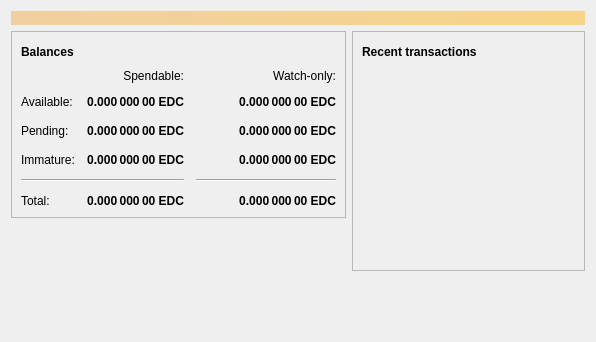
<?xml version="1.0" encoding="UTF-8"?>
<ui version="4.0">
 <class>OverviewPage</class>
 <widget class="QWidget" name="OverviewPage">
  <property name="geometry">
   <rect>
    <x>0</x>
    <y>0</y>
    <width>596</width>
    <height>342</height>
   </rect>
  </property>
  <property name="windowTitle">
   <string>Form</string>
  </property>
  <layout class="QVBoxLayout" name="topLayout">
   <item>
    <widget class="QLabel" name="labelAlerts">
     <property name="visible">
      <bool>false</bool>
     </property>
     <property name="styleSheet">
      <string notr="true">QLabel { background-color: qlineargradient(x1: 0, y1: 0, x2: 1, y2: 0, stop:0 #F0D0A0, stop:1 #F8D488); color:#000000; }</string>
     </property>
     <property name="wordWrap">
      <bool>true</bool>
     </property>
     <property name="margin">
      <number>3</number>
     </property>
     <property name="textInteractionFlags">
      <set>Qt::TextSelectableByMouse</set>
     </property>
    </widget>
   </item>
   <item>
    <layout class="QHBoxLayout" name="horizontalLayout" stretch="1,1">
     <item>
      <layout class="QVBoxLayout" name="verticalLayout_2">
       <item>
        <widget class="QFrame" name="frame">
         <property name="frameShape">
          <enum>QFrame::StyledPanel</enum>
         </property>
         <property name="frameShadow">
          <enum>QFrame::Raised</enum>
         </property>
         <layout class="QVBoxLayout" name="verticalLayout_4">
          <item>
           <layout class="QHBoxLayout" name="horizontalLayout_4">
            <item>
             <widget class="QLabel" name="label_5">
              <property name="font">
               <font>
                <weight>75</weight>
                <bold>true</bold>
               </font>
              </property>
              <property name="text">
               <string>Balances</string>
              </property>
             </widget>
            </item>
            <item>
             <widget class="QPushButton" name="labelWalletStatus">
              <property name="enabled">
               <bool>true</bool>
              </property>
              <property name="maximumSize">
               <size>
                <width>30</width>
                <height>16777215</height>
               </size>
              </property>
              <property name="toolTip">
               <string>The displayed information may be out of date. Your wallet automatically synchronizes with the Educacoin network after a connection is established, but this process has not completed yet.</string>
              </property>
              <property name="text">
               <string/>
              </property>
              <property name="icon">
               <iconset resource="../bitcoin.qrc">
                <normaloff>:/icons/warning</normaloff>
                <disabledoff>:/icons/warning</disabledoff>:/icons/warning</iconset>
              </property>
              <property name="iconSize">
               <size>
                <width>24</width>
                <height>24</height>
               </size>
              </property>
              <property name="flat">
               <bool>true</bool>
              </property>
             </widget>
            </item>
            <item>
             <spacer name="horizontalSpacer_3">
              <property name="orientation">
               <enum>Qt::Horizontal</enum>
              </property>
              <property name="sizeHint" stdset="0">
               <size>
                <width>40</width>
                <height>20</height>
               </size>
              </property>
             </spacer>
            </item>
           </layout>
          </item>
          <item>
           <layout class="QGridLayout" name="gridLayout">
            <property name="spacing">
             <number>12</number>
            </property>
            <item row="2" column="2">
             <widget class="QLabel" name="labelWatchPending">
              <property name="font">
               <font>
                <weight>75</weight>
                <bold>true</bold>
               </font>
              </property>
              <property name="cursor">
               <cursorShape>IBeamCursor</cursorShape>
              </property>
              <property name="toolTip">
               <string>Unconfirmed transactions to watch-only addresses</string>
              </property>
              <property name="text">
               <string notr="true">0.000 000 00 EDC</string>
              </property>
              <property name="alignment">
               <set>Qt::AlignRight|Qt::AlignTrailing|Qt::AlignVCenter</set>
              </property>
              <property name="textInteractionFlags">
               <set>Qt::LinksAccessibleByMouse|Qt::TextSelectableByKeyboard|Qt::TextSelectableByMouse</set>
              </property>
             </widget>
            </item>
            <item row="2" column="1">
             <widget class="QLabel" name="labelUnconfirmed">
              <property name="font">
               <font>
                <weight>75</weight>
                <bold>true</bold>
               </font>
              </property>
              <property name="cursor">
               <cursorShape>IBeamCursor</cursorShape>
              </property>
              <property name="toolTip">
               <string>Total of transactions that have yet to be confirmed, and do not yet count toward the spendable balance</string>
              </property>
              <property name="text">
               <string notr="true">0.000 000 00 EDC</string>
              </property>
              <property name="alignment">
               <set>Qt::AlignRight|Qt::AlignTrailing|Qt::AlignVCenter</set>
              </property>
              <property name="textInteractionFlags">
               <set>Qt::LinksAccessibleByMouse|Qt::TextSelectableByKeyboard|Qt::TextSelectableByMouse</set>
              </property>
             </widget>
            </item>
            <item row="3" column="2">
             <widget class="QLabel" name="labelWatchImmature">
              <property name="font">
               <font>
                <weight>75</weight>
                <bold>true</bold>
               </font>
              </property>
              <property name="cursor">
               <cursorShape>IBeamCursor</cursorShape>
              </property>
              <property name="toolTip">
               <string>Mined balance in watch-only addresses that has not yet matured</string>
              </property>
              <property name="text">
               <string notr="true">0.000 000 00 EDC</string>
              </property>
              <property name="alignment">
               <set>Qt::AlignRight|Qt::AlignTrailing|Qt::AlignVCenter</set>
              </property>
              <property name="textInteractionFlags">
               <set>Qt::LinksAccessibleByMouse|Qt::TextSelectableByKeyboard|Qt::TextSelectableByMouse</set>
              </property>
             </widget>
            </item>
            <item row="4" column="0" colspan="2">
             <widget class="Line" name="line">
              <property name="orientation">
               <enum>Qt::Horizontal</enum>
              </property>
             </widget>
            </item>
            <item row="4" column="2">
             <widget class="Line" name="lineWatchBalance">
              <property name="sizePolicy">
               <sizepolicy hsizetype="Preferred" vsizetype="Fixed">
                <horstretch>0</horstretch>
                <verstretch>0</verstretch>
               </sizepolicy>
              </property>
              <property name="minimumSize">
               <size>
                <width>140</width>
                <height>0</height>
               </size>
              </property>
              <property name="orientation">
               <enum>Qt::Horizontal</enum>
              </property>
             </widget>
            </item>
            <item row="5" column="0">
             <widget class="QLabel" name="labelTotalText">
              <property name="text">
               <string>Total:</string>
              </property>
             </widget>
            </item>
            <item row="3" column="1">
             <widget class="QLabel" name="labelImmature">
              <property name="font">
               <font>
                <weight>75</weight>
                <bold>true</bold>
               </font>
              </property>
              <property name="cursor">
               <cursorShape>IBeamCursor</cursorShape>
              </property>
              <property name="toolTip">
               <string>Mined balance that has not yet matured</string>
              </property>
              <property name="text">
               <string notr="true">0.000 000 00 EDC</string>
              </property>
              <property name="alignment">
               <set>Qt::AlignRight|Qt::AlignTrailing|Qt::AlignVCenter</set>
              </property>
              <property name="textInteractionFlags">
               <set>Qt::LinksAccessibleByMouse|Qt::TextSelectableByKeyboard|Qt::TextSelectableByMouse</set>
              </property>
             </widget>
            </item>
            <item row="2" column="3">
             <spacer name="horizontalSpacer_2">
              <property name="orientation">
               <enum>Qt::Horizontal</enum>
              </property>
              <property name="sizeHint" stdset="0">
               <size>
                <width>40</width>
                <height>20</height>
               </size>
              </property>
             </spacer>
            </item>
            <item row="3" column="0">
             <widget class="QLabel" name="labelImmatureText">
              <property name="text">
               <string>Immature:</string>
              </property>
             </widget>
            </item>
            <item row="5" column="1">
             <widget class="QLabel" name="labelTotal">
              <property name="font">
               <font>
                <weight>75</weight>
                <bold>true</bold>
               </font>
              </property>
              <property name="cursor">
               <cursorShape>IBeamCursor</cursorShape>
              </property>
              <property name="toolTip">
               <string>Your current total balance</string>
              </property>
              <property name="text">
               <string notr="true">0.000 000 00 EDC</string>
              </property>
              <property name="alignment">
               <set>Qt::AlignRight|Qt::AlignTrailing|Qt::AlignVCenter</set>
              </property>
              <property name="textInteractionFlags">
               <set>Qt::LinksAccessibleByMouse|Qt::TextSelectableByKeyboard|Qt::TextSelectableByMouse</set>
              </property>
             </widget>
            </item>
            <item row="5" column="2">
             <widget class="QLabel" name="labelWatchTotal">
              <property name="font">
               <font>
                <weight>75</weight>
                <bold>true</bold>
               </font>
              </property>
              <property name="cursor">
               <cursorShape>IBeamCursor</cursorShape>
              </property>
              <property name="toolTip">
               <string>Current total balance in watch-only addresses</string>
              </property>
              <property name="text">
               <string notr="true">0.000 000 00 EDC</string>
              </property>
              <property name="alignment">
               <set>Qt::AlignRight|Qt::AlignTrailing|Qt::AlignVCenter</set>
              </property>
              <property name="textInteractionFlags">
               <set>Qt::LinksAccessibleByMouse|Qt::TextSelectableByKeyboard|Qt::TextSelectableByMouse</set>
              </property>
             </widget>
            </item>
            <item row="0" column="2">
             <widget class="QLabel" name="labelWatchonly">
              <property name="text">
               <string>Watch-only:</string>
              </property>
              <property name="alignment">
               <set>Qt::AlignRight|Qt::AlignTrailing|Qt::AlignVCenter</set>
              </property>
             </widget>
            </item>
            <item row="1" column="0">
             <widget class="QLabel" name="labelBalanceText">
              <property name="text">
               <string>Available:</string>
              </property>
             </widget>
            </item>
            <item row="1" column="1">
             <widget class="QLabel" name="labelBalance">
              <property name="font">
               <font>
                <weight>75</weight>
                <bold>true</bold>
               </font>
              </property>
              <property name="cursor">
               <cursorShape>IBeamCursor</cursorShape>
              </property>
              <property name="toolTip">
               <string>Your current spendable balance</string>
              </property>
              <property name="text">
               <string notr="true">0.000 000 00 EDC</string>
              </property>
              <property name="alignment">
               <set>Qt::AlignRight|Qt::AlignTrailing|Qt::AlignVCenter</set>
              </property>
              <property name="textInteractionFlags">
               <set>Qt::LinksAccessibleByMouse|Qt::TextSelectableByKeyboard|Qt::TextSelectableByMouse</set>
              </property>
             </widget>
            </item>
            <item row="1" column="2">
             <widget class="QLabel" name="labelWatchAvailable">
              <property name="font">
               <font>
                <weight>75</weight>
                <bold>true</bold>
               </font>
              </property>
              <property name="cursor">
               <cursorShape>IBeamCursor</cursorShape>
              </property>
              <property name="toolTip">
               <string>Your current balance in watch-only addresses</string>
              </property>
              <property name="text">
               <string notr="true">0.000 000 00 EDC</string>
              </property>
              <property name="alignment">
               <set>Qt::AlignRight|Qt::AlignTrailing|Qt::AlignVCenter</set>
              </property>
              <property name="textInteractionFlags">
               <set>Qt::LinksAccessibleByMouse|Qt::TextSelectableByKeyboard|Qt::TextSelectableByMouse</set>
              </property>
             </widget>
            </item>
            <item row="2" column="0">
             <widget class="QLabel" name="labelPendingText">
              <property name="text">
               <string>Pending:</string>
              </property>
             </widget>
            </item>
            <item row="0" column="1">
             <widget class="QLabel" name="labelSpendable">
              <property name="text">
               <string>Spendable:</string>
              </property>
              <property name="alignment">
               <set>Qt::AlignRight|Qt::AlignTrailing|Qt::AlignVCenter</set>
              </property>
             </widget>
            </item>
           </layout>
          </item>
         </layout>
        </widget>
       </item>
       <item>
        <spacer name="verticalSpacer">
         <property name="orientation">
          <enum>Qt::Vertical</enum>
         </property>
         <property name="sizeHint" stdset="0">
          <size>
           <width>20</width>
           <height>40</height>
          </size>
         </property>
        </spacer>
       </item>
      </layout>
     </item>
     <item>
      <layout class="QVBoxLayout" name="verticalLayout_3">
       <item>
        <widget class="QFrame" name="frame_2">
         <property name="frameShape">
          <enum>QFrame::StyledPanel</enum>
         </property>
         <property name="frameShadow">
          <enum>QFrame::Raised</enum>
         </property>
         <layout class="QVBoxLayout" name="verticalLayout">
          <item>
           <layout class="QHBoxLayout" name="horizontalLayout_2">
            <item>
             <widget class="QLabel" name="label_4">
              <property name="font">
               <font>
                <weight>75</weight>
                <bold>true</bold>
               </font>
              </property>
              <property name="text">
               <string>Recent transactions</string>
              </property>
             </widget>
            </item>
            <item>
             <widget class="QPushButton" name="labelTransactionsStatus">
              <property name="enabled">
               <bool>true</bool>
              </property>
              <property name="maximumSize">
               <size>
                <width>30</width>
                <height>16777215</height>
               </size>
              </property>
              <property name="toolTip">
               <string>The displayed information may be out of date. Your wallet automatically synchronizes with the Educacoin network after a connection is established, but this process has not completed yet.</string>
              </property>
              <property name="text">
               <string/>
              </property>
              <property name="icon">
               <iconset resource="../bitcoin.qrc">
                <normaloff>:/icons/warning</normaloff>
                <disabledoff>:/icons/warning</disabledoff>:/icons/warning</iconset>
              </property>
              <property name="iconSize">
               <size>
                <width>24</width>
                <height>24</height>
               </size>
              </property>
              <property name="flat">
               <bool>true</bool>
              </property>
             </widget>
            </item>
            <item>
             <spacer name="horizontalSpacer">
              <property name="orientation">
               <enum>Qt::Horizontal</enum>
              </property>
              <property name="sizeHint" stdset="0">
               <size>
                <width>40</width>
                <height>20</height>
               </size>
              </property>
             </spacer>
            </item>
           </layout>
          </item>
          <item>
           <widget class="QListView" name="listTransactions">
            <property name="styleSheet">
             <string notr="true">QListView { background: transparent; }</string>
            </property>
            <property name="frameShape">
             <enum>QFrame::NoFrame</enum>
            </property>
            <property name="verticalScrollBarPolicy">
             <enum>Qt::ScrollBarAlwaysOff</enum>
            </property>
            <property name="horizontalScrollBarPolicy">
             <enum>Qt::ScrollBarAlwaysOff</enum>
            </property>
            <property name="selectionMode">
             <enum>QAbstractItemView::NoSelection</enum>
            </property>
           </widget>
          </item>
         </layout>
        </widget>
       </item>
       <item>
        <spacer name="verticalSpacer_2">
         <property name="orientation">
          <enum>Qt::Vertical</enum>
         </property>
         <property name="sizeHint" stdset="0">
          <size>
           <width>20</width>
           <height>40</height>
          </size>
         </property>
        </spacer>
       </item>
      </layout>
     </item>
    </layout>
   </item>
  </layout>
 </widget>
 <resources/>
 <connections/>
</ui>
